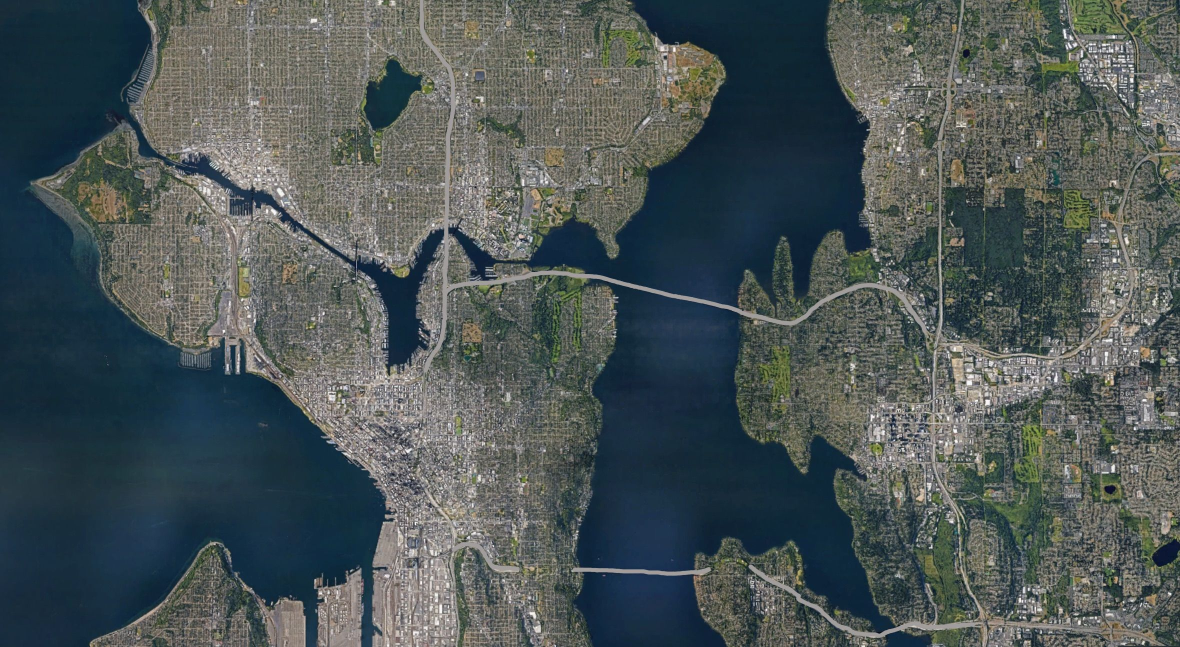
#> input picture pythonAttempt/images/LargerSeattle.jpg, 2360 x 1294 px (shown at 1/2 size)
$ python save5Versions.py   (older library calls are emulated)
#> lines starting #> are read from the running program, lines starting #| are printed output that depends on the picture
from PIL import Image, ImageDraw, ImageColor
import numpy as np
from sklearn.cluster import KMeans
import random
import sys
import os
import csv


postItWidth = 15
postItHeight = 11
canvasWidth = 1155 - (postItWidth * 23)
canvasHeight = 792 - (postItHeight * 22)


cropInPercentStartX = .044
cropInPercentStartY = .043
cropPercentage = .54

rose = (196, 85, 101)
orange = (212, 135, 63)
blue = (50, 139, 147)
pink = (194, 58, 124)
green = (138, 180, 52)
postItColors = (rose, orange, blue, pink, green)
# manualColors = [orange, blue, green, pink, rose]
manualColors = [pink, blue, rose, green, orange]
def getAverageColor(img):
    pixels = img.load()
    r = 0
    g = 0
    b = 0
    count = 0
    for i in range(img.size[0]):
        for j in range(img.size[1]):
            pixelR, pixelG, pixelB = pixels[i,j]
            r += pixelR
            g += pixelG
            b += pixelB
            count += 1
    return (r//count, g//count, b//count)

def getDistance(c1, c2):
    r1, g1, b1 = c1
    r2, g2, b2 = c2
    rdist = r1 - r2
    gdist = g1 - g2
    bdist = b1 - b2
    return rdist * rdist + gdist * gdist + bdist * bdist

def getDistanceToOthers(centers, c):
    totalDistance = 0
    for center in centers:
        totalDistance += getDistance(c, center)
    return totalDistance


def mapCentersToPostItColors(postItColors, centers):
    distances = []
    for center in centers:
        distances.append(getDistanceToOthers(centers, center))
    orderedIndexes = []
    # print(sorted(distances))
    for dist in sorted(distances):
        orderedIndexes.append(distances.index(dist))
    # print(orderedIndexes)
    # print(postItColors)
    sortedPostItColors = sorted(postItColors, key=lambda x: getDistanceToOthers(postItColors, x))
    # print(sortedPostItColors)
    returnColors = [None] * len(sortedPostItColors)
    for i in range(len(sortedPostItColors)):
        index = orderedIndexes[i]
        color = sortedPostItColors[i]
        returnColors[index] = color
    # print("finalColors")
    # print(returnColors)
    return returnColors


    # [13 lines of commented-out code are left out]

def getColorName(c):
    if c == rose:
        return 'rose'
    elif c == orange:
        return 'orange'
    elif c == blue:
        return 'blue'
    elif c == pink:
        return 'pink'
    elif c == green:
        return 'green'
    else:
        return 'Error'

rose = (196, 85, 101)
orange = (212, 135, 63)
blue = (50, 139, 147)
pink = (194, 58, 124)
green = (138, 180, 52)

def generateImg(path):
#> called with path = './images/LargerSeattle.jpg'
    img = Image.open(path)
#> img is the input picture: PIL image 2360x1294 RGB; mean R, G, B 76.2, 85.7, 86
    width, height = img.size
#> width = 2360; height = 1294
    cropStartX = width * cropInPercentStartX
#> cropStartX = 103.8
    cropStartY = height * cropInPercentStartY
#> cropStartY = 55.64
    cropEndX = int(width * cropPercentage) + cropStartX
#> cropEndX = 1377.8
    # crop the width first, makes defining scale factor easier.
    cropEndY = height
#> cropEndY = 1294
    img = img.crop((cropStartX, cropStartY, cropEndX, cropEndY))
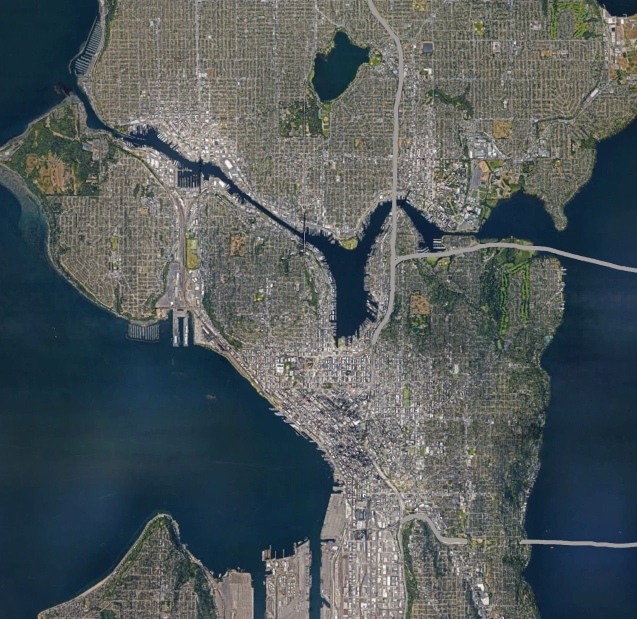
#> img: PIL image 1274x1238 RGB (shown at 1/2 size); mean R, G, B 80.4, 89.1, 90.7
    width, height = img.size
#> width = 1274; height = 1238
    # maxsize = (img.size[0] * canvasHeight // img.size[1], canvasHeight)
    # resize, use x as the scale up factor
    maxSize = (canvasWidth, height * canvasWidth // width)
#> maxSize = (810, 787)
    img = img.resize(maxSize, Image.ANTIALIAS)
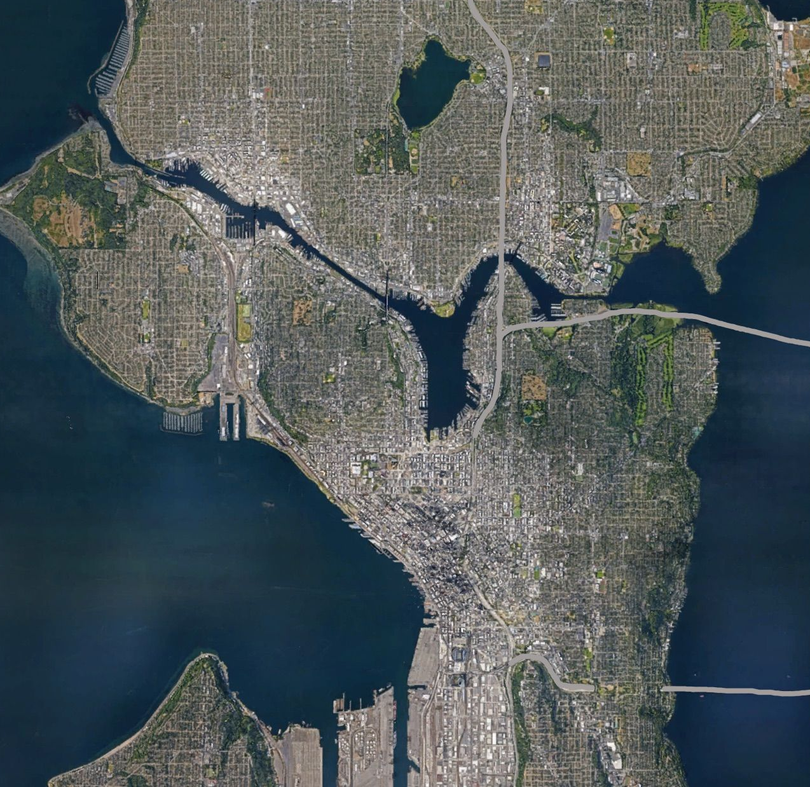
#> img: PIL image 810x787 RGB; mean R, G, B 80.4, 89.1, 90.7
    # crop img to size of canvas
    img = img.crop((0, 0, canvasWidth, canvasHeight))
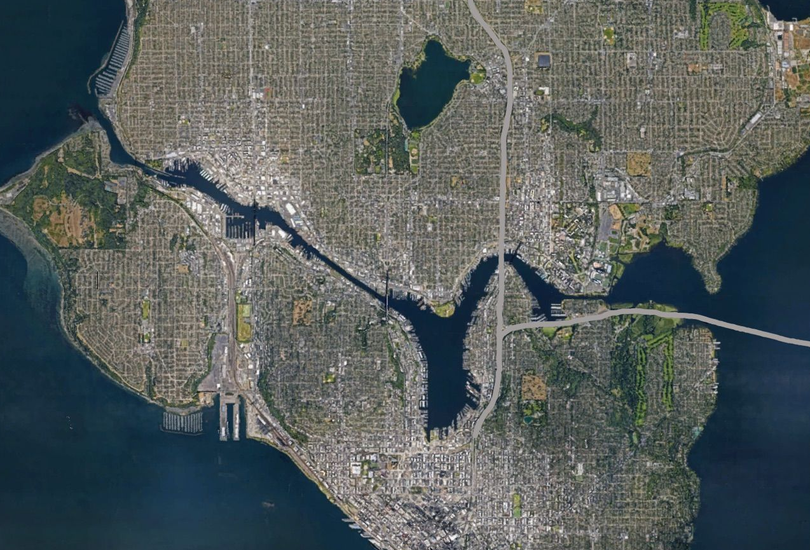
#> img: PIL image 810x550 RGB; mean R, G, B 86.8, 94, 92.8
    img.show()
    canvas = ImageDraw.Draw(img)

    colors = []

    for i in range(0, canvasWidth, postItWidth):
        for j in range(0, canvasHeight, postItHeight):
            subImg = img.crop((i, j, i + postItWidth, j + postItHeight))
            c = getAverageColor(subImg)
            canvas.rectangle((i, j, i + postItWidth, j + postItHeight), fill=c, outline=None)

            colors.append(c)
#> after the loop, colors = 2700 items, first 6: (17, 43, 55), (17, 41, 53), (17, 41, 54), (16, 42, 53), (17, 41, 54), (16, 42, 55)
    img.show()
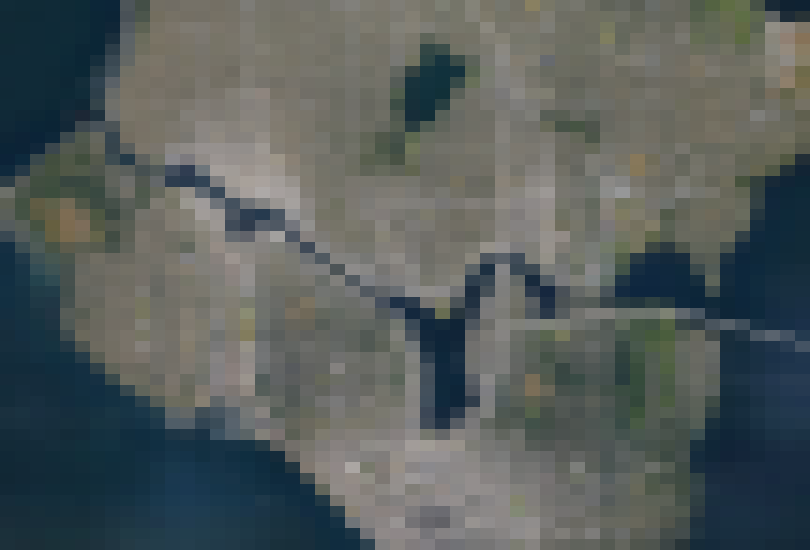
#> shown: PIL image 810x550 RGB; mean R, G, B 86.2, 93.4, 92.2
    npColors = np.array(colors)
#> npColors = 2700 rows, first 8: [17, 43, 55], [17, 41, 53], [17, 41, 54], [16, 42, 53], [17, 41, 54], [16, 42, 55], [16, 42, 55], [17, 41, 55]
    kmeans = KMeans(n_clusters=5, random_state=0).fit(npColors)
    centers = kmeans.cluster_centers_.astype(int)
#> centers = [[22, 46, 62], [118, 116, 107], [70, 81, 77], [100, 102, 93], [139, 135, 131]]


    count = 0
    for i in range(0, canvasWidth, postItWidth):
        for j in range(0, canvasHeight, postItHeight):
            c = tuple(centers[kmeans.labels_[count]])
            canvas.rectangle((i, j, i + postItWidth, j + postItHeight), fill=c, outline=None)
            count += 1
#> after the loop, count = 2700
    img.show()

    centers = mapCentersToPostItColors(postItColors, centers)
#> the loop in mapCentersToPostItColors, `for center in centers:` made 5 passes
#> after the loop in mapCentersToPostItColors, `for center in centers:`: distances = [56447, 22664, 20373, 16548, 42396]
#> the loop in mapCentersToPostItColors, `for dist in sorted(distances):` made 5 passes
#> dist on passes 1 to 5: 16548, 20373, 22664, 42396, 56447
#> after the loop in mapCentersToPostItColors, `for dist in sorted(distances):`: orderedIndexes = [3, 2, 1, 4, 0]
#> the loop in mapCentersToPostItColors, `for i in range(len(sortedPostItColors)):` made 5 passes
#> index on passes 1 to 5: 3, 2, 1, 4, 0
#> after the loop in mapCentersToPostItColors, `for i in range(len(sortedPostItColors)):`: returnColors = [(50, 139, 147), (194, 58, 124), (212, 135, 63), (196, 85, 101), (138, 180, 52)]
#> centers has the same summary as returnColors in mapCentersToPostItColors
    # print("centers after")
    # print(centers)
    # # centers = manualColors
    # # random.shuffle(centers)
    colorCount = {
        green : 0,
        blue : 0,
        orange : 0,
        rose : 0,
        pink : 0
    }
    count = 0
    for i in range(0, canvasWidth, postItWidth):
        for j in range(0, canvasHeight, postItHeight):
            c = centers[kmeans.labels_[count]]

            colorCount[c] = colorCount[c] + 1
            canvas.rectangle((i, j, i + postItWidth, j + postItHeight), fill=tuple(c), outline=None)
            count += 1
#> after the loop, colorCount = {(138, 180, 52): 326, (50, 139, 147): 717, (212, 135, 63): 320, (196, 85, 101): 521, (194, 58, 124): 816}; count = 2700
    # print(colorCount)
    img.show()
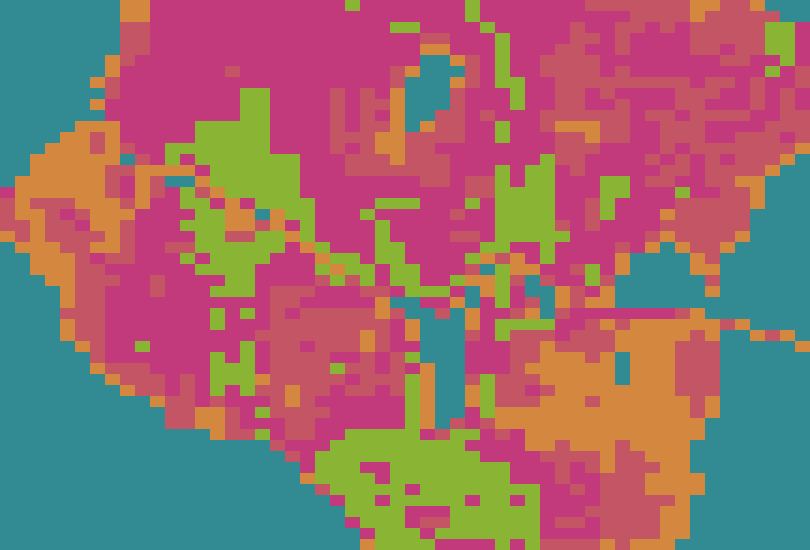
#> shown: PIL image 810x550 RGB; mean R, G, B 151.5, 108.6, 109.7
    # # with open('colors.csv', 'w') as csvfile:
    # #     filewriter = csv.writer(csvfile, delimiter=',',
    # #                             quotechar='|', quoting=csv.QUOTE_MINIMAL)
    # #     count = 0
    # #     for i in range(canvasStartX, canvasWidth, postItWidth):
    # #         row = []
    # #         for j in range(canvasStartY, canvasEndY, postItHeight):
    # #             c = centers[kmeans.labels_[count]]
    # #             row.append(getColorName(c))
    # #             count += 1
    # #         filewriter.writerow(row)

    return img

if __name__ == "__main__":
    # setup
    img = generateImg("./images/LargerSeattle.jpg")
    # img.show()

$ run again, with pythonAttempt/images/a2.jpg copied over pythonAttempt/images/LargerSeattle.jpg
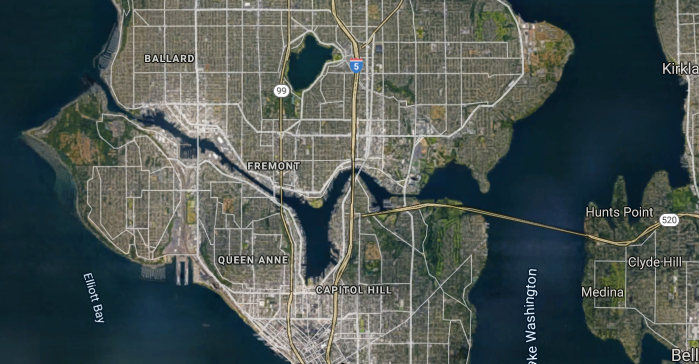
#> input picture pythonAttempt/images/a2.jpg, 1398 x 728 px (shown at 1/2 size)
#> in generateImg, img is the input picture: PIL image 1398x728 RGB; mean R, G, B 75, 84.8, 82.1
#> in generateImg, `img = img.crop((0, 0, canvasWidth, canvasHeight))`:
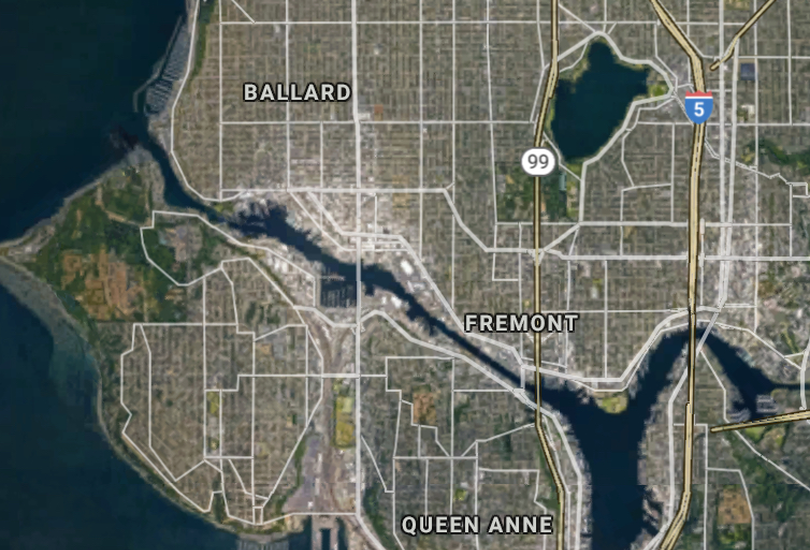
#> img: PIL image 810x550 RGB; mean R, G, B 99.1, 104, 97.1
#> after the loop in generateImg, `for i in range(0, canvasWidth, postItWidth):`: colors = 2700 items, first 6: (12, 33, 42), (12, 34, 44), (12, 34, 44), (14, 34, 43), (14, 34, 43), (12, 35, 43)
#> npColors = 2700 rows, first 8: [12, 33, 42], [12, 34, 44], [12, 34, 44], [14, 34, 43], [14, 34, 43], [12, 35, 43], [11, 34, 44], [12, 35, 44]
#> in generateImg, `centers = kmeans.cluster_centers_.astype(int)`: centers = [[161, 158, 150], [66, 78, 70], [130, 128, 116], [14, 39, 49], [108, 108, 96]]
#> after the loop in generateImg, `for i in range(0, canvasWidth, postItWidth):`: count = 2700
#> the loop in mapCentersToPostItColors, `for center in centers:` made 5 passes
#> after the loop in mapCentersToPostItColors, `for center in centers:`: distances = [79038, 38543, 38879, 92309, 28655]
#> the loop in mapCentersToPostItColors, `for dist in sorted(distances):` made 5 passes
#> dist on passes 1 to 5: 28655, 38543, 38879, 79038, 92309
#> after the loop in mapCentersToPostItColors, `for dist in sorted(distances):`: orderedIndexes = [4, 1, 2, 0, 3]
#> the loop in mapCentersToPostItColors, `for i in range(len(sortedPostItColors)):` made 5 passes
#> index on passes 1 to 5: 4, 1, 2, 0, 3
#> after the loop in mapCentersToPostItColors, `for i in range(len(sortedPostItColors)):`: returnColors = [(138, 180, 52), (212, 135, 63), (194, 58, 124), (50, 139, 147), (196, 85, 101)]
#> in generateImg, `centers = mapCentersToPostItColors(postItColors, centers)`: centers has the same summary as returnColors in mapCentersToPostItColors
#> after the loop in generateImg, `for i in range(0, canvasWidth, postItWidth):`: colorCount = {(138, 180, 52): 300, (50, 139, 147): 467, (212, 135, 63): 355, (196, 85, 101): 851, (194, 58, 124): 727}; count = 2700
#> in generateImg, `img.show()`:
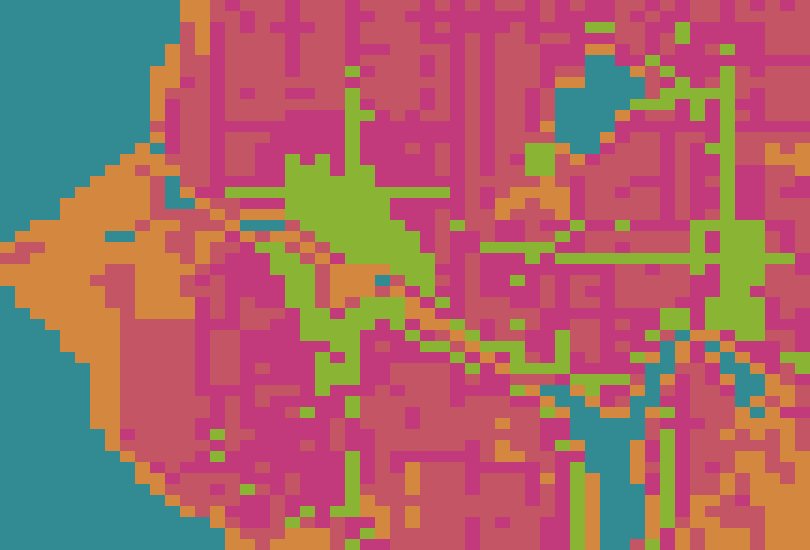
#> shown: PIL image 810x550 RGB; mean R, G, B 165.9, 104.2, 104.7
